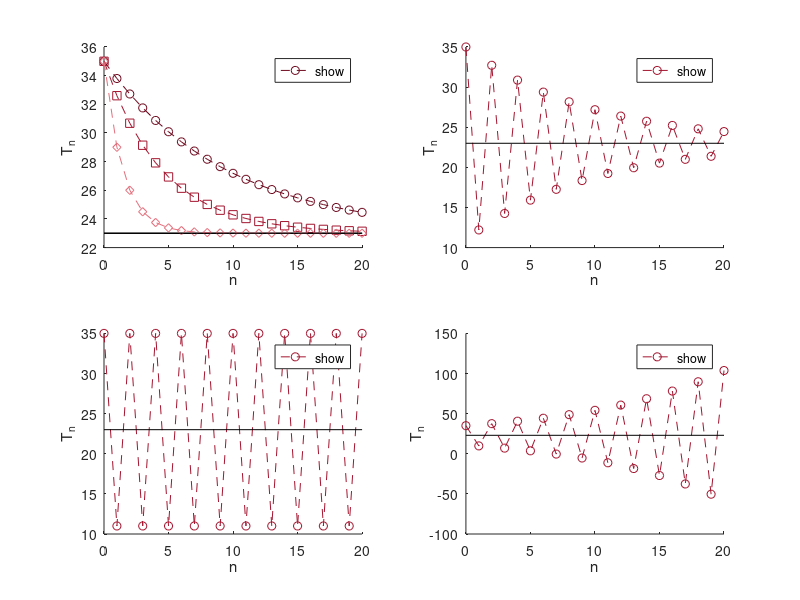

Recreate this plot in MATLAB.
% Abb. 1.15: Newtonsches Abkühlungsgesetz (Buch, Abschnitt 1.2, Gl. 1.21)
% T_{n+1} = T_n + alpha (T^u - T_n) mit T_0 = 35 und T^u = 23
% (c) 2026 Philipp Kügler · Programm zum Buch „Dynamische Systeme in den Lebenswissenschaften“ · MIT-Lizenz (siehe LICENSE)
T0 = 35; Tu = 23; N = 20;
n = 0:N;
rot = [0.43 0.04 0.12; 0.64 0.08 0.18; 0.89 0.44 0.49]; marker = 'osd';
alphas = [0.1 0.2 0.5 1.9 2.0 2.1];

for i = 1:6
    alpha = alphas(i);
    T = zeros(1, N + 1);
    T(1) = T0;
    for k = 1:N
        T(k + 1) = T(k) + alpha * (Tu - T(k));
    end
    if i <= 3                            % 0 < alpha < 1: monotone Annäherung an T^u, alle in einem Bild
        subplot(2, 2, 1); hold on
        plot(n, T, ['--' marker(i)], 'Color', rot(i, :), 'DisplayName', sprintf('\\alpha = %g', alpha));
    else                                 % 1 < alpha: Schwingungen
        subplot(2, 2, i - 2); hold on
        plot(n, T, '--o', 'Color', rot(2, :), 'DisplayName', sprintf('\\alpha = %g', alpha));
        fprintf('alpha = %g:  T_19 = %.3f,  T_20 = %.3f\n', alpha, T(20), T(21));
    end
    plot([0 N], [Tu Tu], 'k-', 'HandleVisibility', 'off');
    hold off; xlabel('n'); ylabel('T_n'); legend('show', 'Location', 'northeast');
end
